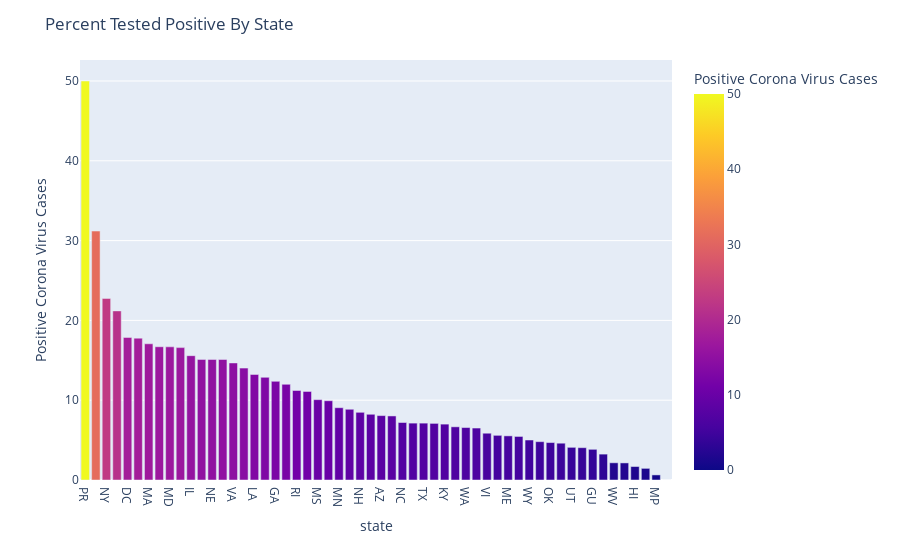

Notebook code cell kept with this figure:
### Code cell
# PR had the same numbers for in multiple rows, so I decided to remove
# this due to the fact that it was inaccurate as you can see below.
chart = px.bar(df, x = "state", y = 0, labels = {'0':'Positive Corona Virus Cases'}, color = 0)
chart.update_layout(title = 'Percent Tested Positive By State',xaxis = {'categoryorder':'total descending'})
chart.show()

### Figure 1 — Plotly figure (JSON) as saved in the notebook; plotly's stock layout.template omitted (floating-point values rounded to 4 significant figures)
{"data": [{"alignmentgroup": "True", "hoverlabel": {"namelength": 0}, "hovertemplate": "state=%{x}<br>Positive Corona Virus Cases=%{marker.color}", "legendgroup": "", "marker": {"color": [1.458, 7.13, 5.457, 8.07, 6.666, 16.59, 21.19, 17.87, 17.78, 7.094, 12.36, 1.689, 14.02, 6.512, 15.58, 15.1, 11.99, 7.002, 13.23, 17.07, 16.69, 5.531, 15.11, 9.059, 8.027, 10.07, 2.14, 7.205, 3.244, 15.1, 8.483, 31.2, 4.804, 9.934, 22.76, 11.1, 4.692, 4.05, 16.7, 11.22, 8.863, 12.87, 5.597, 7.126, 4.093, 14.67, 4.612, 6.574, 8.236, 2.157, 5.011, 50, 0, 3.844, 0.638, 5.862], "coloraxis": "coloraxis"}, "name": "", "offsetgroup": "", "orientation": "v", "showlegend": false, "textposition": "auto", "type": "bar", "x": ["AK", "AL", "AR", "AZ", "CA", "CO", "CT", "DC", "DE", "FL", "GA", "HI", "IA", "ID", "IL", "IN", "KS", "KY", "LA", "MA", "MD", "ME", "MI", "MN", "MO", "MS", "MT", "NC", "ND", "NE", "NH", "NJ", "NM", "NV", "NY", "OH", "OK", "OR", "PA", "RI", "SC", "SD", "TN", "TX", "UT", "VA", "VT", "WA", "WI", "WV", "WY", "PR", "AS", "GU", "MP", "VI"], "xaxis": "x", "y": [1.458, 7.13, 5.457, 8.07, 6.666, 16.59, 21.19, 17.87, 17.78, 7.094, 12.36, 1.689, 14.02, 6.512, 15.58, 15.1, 11.99, 7.002, 13.23, 17.07, 16.69, 5.531, 15.11, 9.059, 8.027, 10.07, 2.14, 7.205, 3.244, 15.1, 8.483, 31.2, 4.804, 9.934, 22.76, 11.1, 4.692, 4.05, 16.7, 11.22, 8.863, 12.87, 5.597, 7.126, 4.093, 14.67, 4.612, 6.574, 8.236, 2.157, 5.011, 50, 0, 3.844, 0.638, 5.862], "yaxis": "y"}], "layout": {"barmode": "relative", "coloraxis": {"colorbar": {"title": {"text": "Positive Corona Virus Cases"}}, "colorscale": [[0, "#0d0887"], [0.1111, "#46039f"], [0.2222, "#7201a8"], [0.3333, "#9c179e"], [0.4444, "#bd3786"], [0.5556, "#d8576b"], [0.6667, "#ed7953"], [0.7778, "#fb9f3a"], [0.8889, "#fdca26"], [1, "#f0f921"]]}, "legend": {"tracegroupgap": 0}, "margin": {"t": 60}, "title": {"text": "Percent Tested Positive By State"}, "xaxis": {"anchor": "y", "categoryorder": "total descending", "domain": [0, 1], "title": {"text": "state"}}, "yaxis": {"anchor": "x", "domain": [0, 1], "title": {"text": "Positive Corona Virus Cases"}}}}
